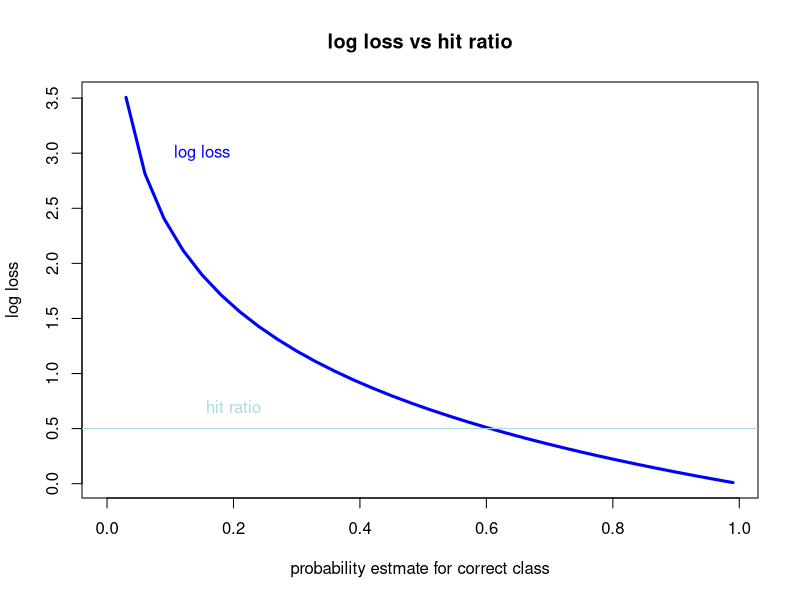

The R script that drew this image:
# RANDOM EXPERIMENTS
# ------------------

# --- spearman vs pearson vs kendall correlation
# assumptions
# pearson: continuous variables, no outliers, linearity & homoscedastictiy
# spearman: independent observations, ordinal variables, monotonic relationship
# kendall: same as spearman
# features:
# - kendall preferred to spearman (more robust) & usually has lower values (+/- 0.3 is significant)
# - kendall O(n^2) vs spearman O(n*logn(n))
x <- 1:100  
y <- exp(x)
stats::cor(x, y, method = "spearman") # 1
stats::cor(x, y, method = "pearson") # 0.25
stats::cor(x, y, method = "kendall") # 1


# --- logloss (cross-entropy) vs hit-ratio
y <- c(1, 0, 1, 1, 0)
p <- c(0.9, 0.9, 0.9, 0.9, 0.9)
p <- c(0.51, 0.51, 0.9, 0.51, 0.51)
p <- runif(length(y))

# - probability 50% -> -log(0.5)=0.693
# - perfect model: log-loss=0
logloss <- function(y, p)
  1 / length(y) * sum(-1 * (y * log(p) + (1 - y) * log(1 - p)), na.rm = TRUE)

hr <- function(y)
  sum(y == 1) / length(y)

logloss(y=y, p=p)
hr(y=y)


p <- seq(from=0, to=1, by=0.03)
y <- rep(1, length(p))
ll <- NULL
for(i in 1:length(p))
  ll[i] <- logloss(y, p[i])
plot(x = p, y = ll, type = "l", main = "log loss vs hit ratio",
     ylab = "log loss",
     xlab = "probability estmate for correct class", col = "blue", lwd = 3)
abline(h = 0.5, col = "lightblue")
text(0.2, 0.7, "hit ratio", col = "lightblue")
text(0.15, 3, "log loss", col = "blue")



